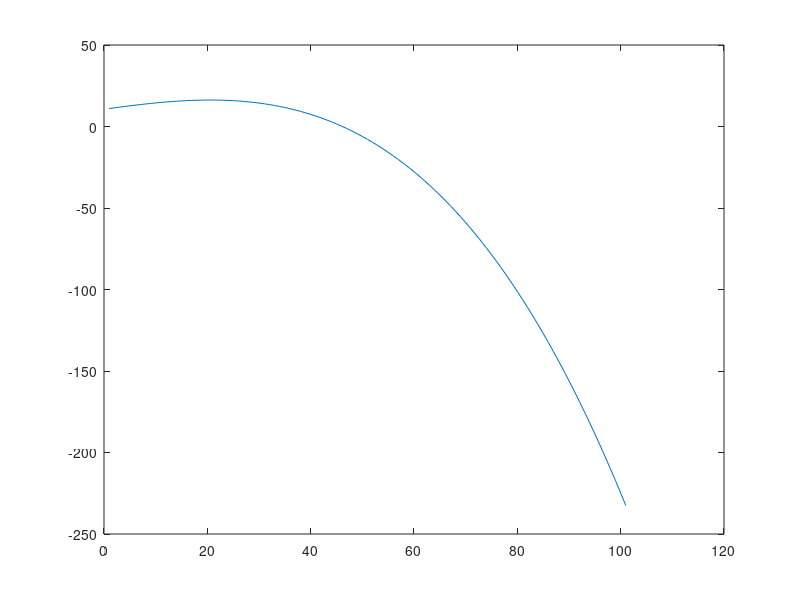

Here is the MATLAB script that generated this plot:
x = [-2, -1, 0, 1, 2, 3];
y = [1, 4, 11, 16, 13, -4];
% x = pi*[0:.5:2];
% y = [0  1  0 -1  0  1  0;
%      1  0  1  0 -1  0  1];
pp = spline(x,y);
yy = ppval(pp, linspace(0,2*pi,101));
 plot(yy(1,:))